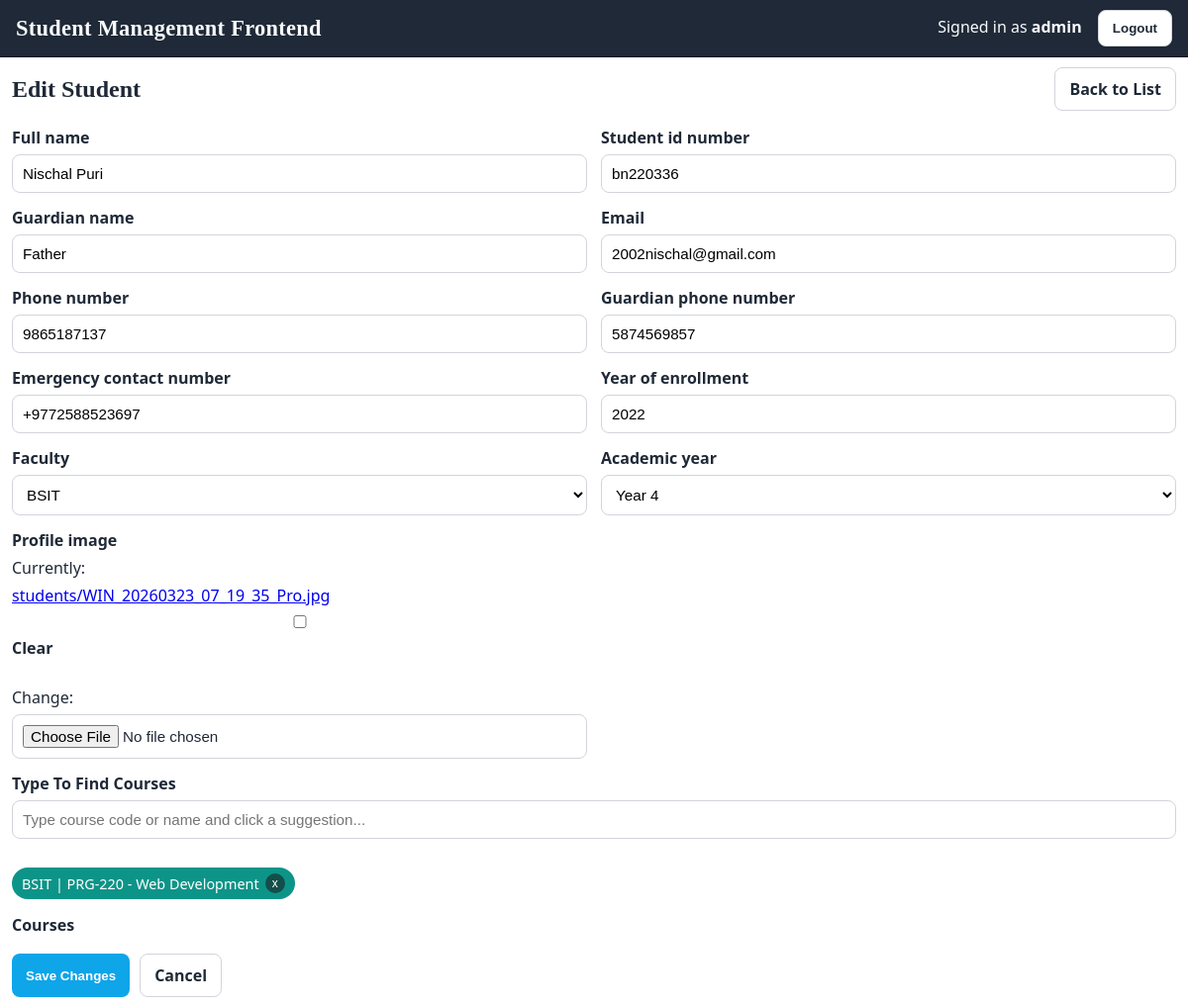
The page /students/1/edit/ (signed in) on the database its author committed.
### students/models.py (models this page shows, shortened)
class Student(models.Model):
	class FacultyChoices(models.TextChoices):
		BSIT = "bsit", "BSIT"
		MSIT = "msit", "MSIT"
		BBA = "bba", "BBA"
		MBA = "mba", "MBA"
	class AcademicYearChoices(models.TextChoices):
		YEAR_1 = "year_1", "Year 1"
		YEAR_2 = "year_2", "Year 2"
		YEAR_3 = "year_3", "Year 3"
		YEAR_4 = "year_4", "Year 4"
	full_name = models.CharField(max_length=200)
	guardian_name = models.CharField(max_length=200, default="Unknown Guardian")
	phone_number = models.CharField(max_length=16, validators=[phone_validator])
	guardian_phone_number = models.CharField(max_length=16, validators=[phone_validator])
	emergency_contact_number = models.CharField(
		max_length=16,
		validators=[phone_validator],
		default="+10000000000",
	)
	email = models.EmailField(unique=True)
	faculty = models.CharField(max_length=30, choices=FacultyChoices.choices)
	academic_year = models.CharField(max_length=20, choices=AcademicYearChoices.choices)
	student_id_number = models.CharField(max_length=30, unique=True)
	year_of_enrollment = models.PositiveSmallIntegerField(validators=[MinValueValidator(1900)])
	profile_image = models.ImageField(upload_to="students/", blank=True, null=True)
	courses = models.ManyToManyField(Course, through="Enrollment", related_name="students")
	created_at = models.DateTimeField(auto_now_add=True)
	updated_at = models.DateTimeField(auto_now=True)
	class Meta:
		ordering = ["full_name", "student_id_number"]
		indexes = [
			models.Index(fields=["student_id_number"], name="student_sid_idx"),
			models.Index(fields=["email"], name="student_email_idx"),
			models.Index(fields=["faculty", "academic_year"], name="student_fac_year_idx"),
			models.Index(fields=["year_of_enrollment"], name="student_enroll_year_idx"),
		]

### students/web_views.py (the view)
# urls.py: path("<int:pk>/edit/", web_views.student_update, name="student-update"),
@login_required
@transaction.atomic
def student_update(request, pk):
    student = get_object_or_404(Student, pk=pk)
    if request.method == "POST":
        form = StudentForm(request.POST, request.FILES, instance=student)
        if form.is_valid():
            selected_courses = form.cleaned_data.get("courses")
            student = form.save()
            student.courses.set(selected_courses)
            messages.success(request, "Student updated successfully.")
            return redirect("students_web:student-list")
    else:
        form = StudentForm(instance=student)
        form.fields["courses"].initial = student.courses.all()
    return render(
        request,
        "students/student_form.html",
        {"form": form, "title": "Edit Student", "submit_label": "Save Changes"},
    )

### students/forms.py
class StudentForm(forms.ModelForm):
    courses = CourseChoiceField(
        queryset=Course.objects.select_related().all(),
        required=False,
        widget=forms.SelectMultiple(attrs={"size": 8}),
    )
    def __init__(self, *args, **kwargs):
        super().__init__(*args, **kwargs)
        self.fields["courses"].queryset = Course.objects.all().order_by("faculty", "code")
    class Meta:
        model = Student
        fields = [
            "full_name",
            "guardian_name",
            "student_id_number",
            "phone_number",
            "guardian_phone_number",
            "emergency_contact_number",
            "email",
            "faculty",
            "academic_year",
            "year_of_enrollment",
            "profile_image",
            "courses",
        ]
        widgets = {
            "year_of_enrollment": forms.NumberInput(attrs={"min": 1900, "max": 2100}),
        }

### students/forms.py (called while the page is built)
    def label_from_instance(self, obj):
        return f"{obj.get_faculty_display()} | {obj.code} - {obj.name}"

### students/templates/students/student_form.html (shortened to what this page needs)
{% extends "students/base.html" %}
{% block content %}
    <div style="display:flex; justify-content:space-between; align-items:center; margin-bottom:16px;">
        <h2 style="margin:0; font-family: Georgia, 'Palatino Linotype', serif;">{{ title }}</h2>
        <a class="btn btn-ghost" href="{% url 'students_web:student-list' %}">Back to List</a>
    </div>
    <form method="post" enctype="multipart/form-data">
        <div class="grid">
            <div class="form-row">
                <label for="{{ form.full_name.id_for_label }}">{{ form.full_name.label }}</label>
                {{ form.full_name }}
            </div>
            <div class="form-row">
                <label for="{{ form.student_id_number.id_for_label }}">{{ form.student_id_number.label }}</label>
                {{ form.student_id_number }}
            </div>
            <div class="form-row">
                <label for="{{ form.guardian_name.id_for_label }}">{{ form.guardian_name.label }}</label>
                {{ form.guardian_name }}
            </div>
            <div class="form-row">
                <label for="{{ form.email.id_for_label }}">{{ form.email.label }}</label>
                {{ form.email }}
            </div>
            <div class="form-row">
                <label for="{{ form.phone_number.id_for_label }}">{{ form.phone_number.label }}</label>
                {{ form.phone_number }}
            </div>
            <div class="form-row">
                <label for="{{ form.guardian_phone_number.id_for_label }}">{{ form.guardian_phone_number.label }}</label>
                {{ form.guardian_phone_number }}
            </div>
            <div class="form-row">
                <label for="{{ form.emergency_contact_number.id_for_label }}">{{ form.emergency_contact_number.label }}</label>
                {{ form.emergency_contact_number }}
            </div>
            <div class="form-row">
                <label for="{{ form.year_of_enrollment.id_for_label }}">{{ form.year_of_enrollment.label }}</label>
                {{ form.year_of_enrollment }}
            </div>
            <div class="form-row">
                <label for="{{ form.faculty.id_for_label }}">{{ form.faculty.label }}</label>
                {{ form.faculty }}
            </div>
            <div class="form-row">
                <label for="{{ form.academic_year.id_for_label }}">{{ form.academic_year.label }}</label>
                {{ form.academic_year }}
            </div>
            <div class="form-row">
                <label for="{{ form.profile_image.id_for_label }}">{{ form.profile_image.label }}</label>
                {{ form.profile_image }}
            </div>
            <div class="form-row" style="grid-column: span 2;">
                <label for="course-search">Type To Find Courses</label>
                <input id="course-search" type="text" placeholder="Type course code or name and click a suggestion..." autocomplete="off" />
                <div id="selected-courses" class="selected-courses"></div>
                <label for="{{ form.courses.id_for_label }}" style="margin-top:8px;">{{ form.courses.label }}</label>
            </div>
        </div>
        <div style="margin-top:18px; display:flex; gap:10px;">
            <button class="btn btn-primary" type="submit">{{ submit_label }}</button>
            <a class="btn btn-ghost" href="{% url 'students_web:student-list' %}">Cancel</a>
        </div>
    </form>
{% endblock %}

### students/templates/students/base.html (shortened to what this page needs)
<!DOCTYPE html>
<html lang="en">
<head>
</head>
<body>
    <div class="container">
        <div class="header">
            <h1>Student Management Frontend</h1>
            <div>
                {% if user.is_authenticated %}
                    <span>Signed in as <strong>{{ user.username }}</strong></span>
                    <form action="{% url 'logout' %}" method="post" style="display:inline; margin-left: 12px;">
                        <button class="btn btn-ghost" type="submit">Logout</button>
                    </form>
                {% else %}
                    <a href="{% url 'login' %}">Login</a>
                {% endif %}
            </div>
        </div>
        <div class="content">
            {% block content %}{% endblock %}
        </div>
    </div>
</body>
</html>

### students/templates/students/base.html (style rules this page uses)
:root { --ink: #1f2937; --bg: #f3f4f6; --paper: #ffffff; --accent: #0ea5e9; --accent-dark: #0284c7; --danger: #dc2626; --muted: #6b7280; --border: #d1d5db; }
* { box-sizing: border-box; }
body { margin: 0; font-family: "Trebuchet MS", "Lucida Sans Unicode", "Segoe UI", sans-serif; color: var(--ink); background: var(--bg); min-height: 100dvh; }
.container { width: 100vw; min-height: 100dvh; margin: 0; background: var(--paper); border: 0; border-radius: 0; box-shadow: none; overflow: visible; }
.header { display: flex; justify-content: space-between; align-items: center; padding: 10px 16px; background: #1f2937; color: #f9fafb; border-bottom: 1px solid #111827; }
.header h1 { margin: 0; font-family: Georgia, "Palatino Linotype", serif; font-size: 1.4rem; letter-spacing: 0.3px; }
.content { padding: 10px 12px; }
.btn { border: 0; border-radius: 8px; padding: 10px 14px; cursor: pointer; font-weight: 700; text-decoration: none; display: inline-block; transition: transform 0.15s ease; }
.btn-primary { background: var(--accent); color: white; }
.btn-ghost { border: 1px solid var(--border); color: var(--ink); background: white; }
.grid { display: grid; grid-template-columns: repeat(2, minmax(0, 1fr)); gap: 14px; }
.form-row { display: flex; flex-direction: column; gap: 6px; }
label { font-weight: 700; }
input, select, textarea { border: 1px solid var(--border); border-radius: 8px; padding: 10px; font-size: 0.95rem; background: #fff; }
.selected-courses { display: flex; flex-wrap: wrap; gap: 8px; margin-top: 8px; min-height: 34px; align-items: center; }

### rows shown on the page
Student: full_name "Nischal Puri", student_id_number "bn220336", guardian_name "Father", email "2002nischal@gmail.com", phone_number "9865187137", guardian_phone_number "5874569857", emergency_contact_number "+9772588523697", year_of_enrollment "2022", faculty "BSIT", academic_year "Year 4"

### other values the page prints
{{ user.username }} "admin"
{{ title }} "Edit Student"
{{ submit_label }} "Save Changes"
